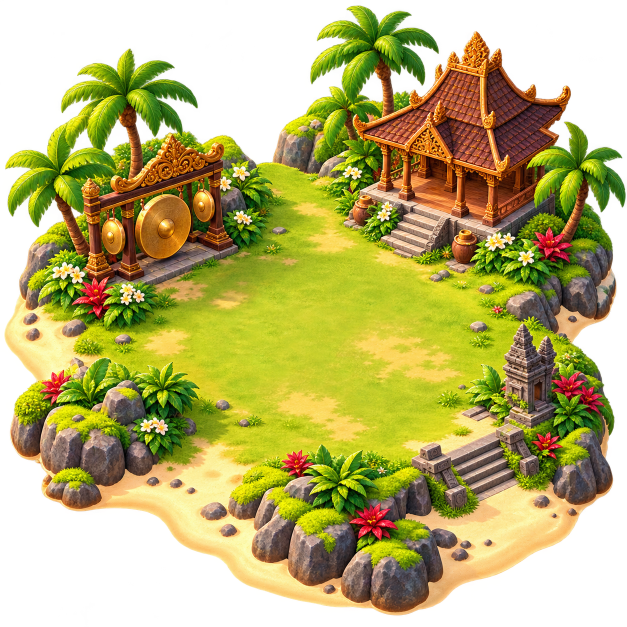
#> input picture art-source/pilot/budaya-jawa-island.png, 1254 x 1254 px (shown at 1/2 size)
$ python try_theme_art.py
#> lines starting #> are read from the running program, lines starting #| are printed output that depends on the picture
#!/usr/bin/env python3
"""
Prepares map islands being tried (not yet part of the game) for the development trial ?themeArt, from the
originals in art-source/pilot. (Themed backgrounds are part of the game: tools/art/build_game_art.py.) Writes src/dev/themeart/ (not in
git: generate it before opening ?themeArt).

    python3 tools/art/try_theme_art.py
"""
from pathlib import Path

from PIL import Image

ROOT = Path(__file__).resolve().parents[2]
SRC = ROOT / 'art-source/pilot'
OUT = ROOT / 'src/dev/themeart'
TRIALS = {
    'budaya-jawa': {
        'island': 'budaya-jawa-island.png',
    },
}


def main() -> None:
    OUT.mkdir(parents=True, exist_ok=True)
    for theme, files in TRIALS.items():
        for part, name in files.items():
            image = Image.open(SRC / name)
#> image is the input picture: PIL image 1254x1254 RGBA; mean R, G, B, A 114.1, 106.6, 36.1, 174.3
            if part == 'island':
                # Trimmed to the island itself; the map shows it at most about 300 CSS px wide.
                image = image.convert('RGBA')
                image = image.crop(image.getbbox())
                scale = min(1, 640 / max(image.size))
#> scale = 0.51
            else:
                image = image.convert('RGB')
                scale = min(1, (1536 if part == 'portrait' else 1920) / max(image.size))
            image = image.resize((round(image.width * scale), round(image.height * scale)), Image.LANCZOS)
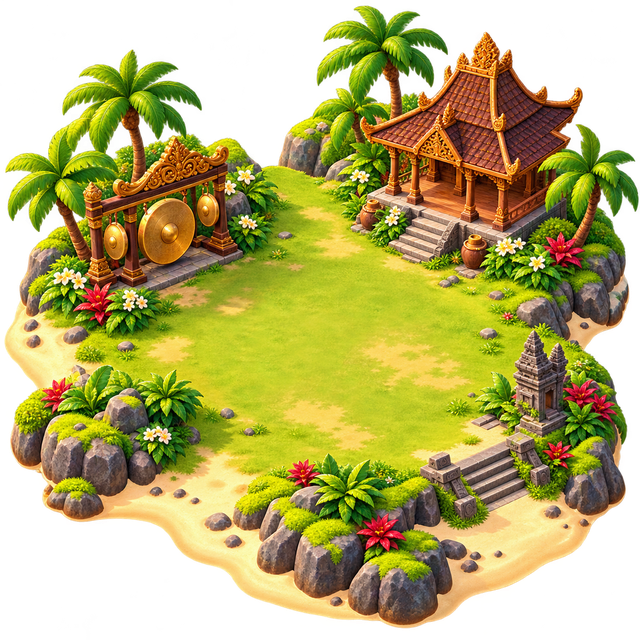
#> image: PIL image 640x640 RGBA; mean R, G, B, A 113.2, 105.8, 36, 174.3; transparent parts drawn white
            path = OUT / f'{theme}-{part}.webp'
            image.save(path, 'WEBP', quality=80, method=6)
            print(f'{path.name}: {image.size[0]}x{image.size[1]}, {path.stat().st_size / 1024:.0f} KB')
#| budaya-jawa-island.webp: 640x640, 145 KB


if __name__ == '__main__':
    main()
